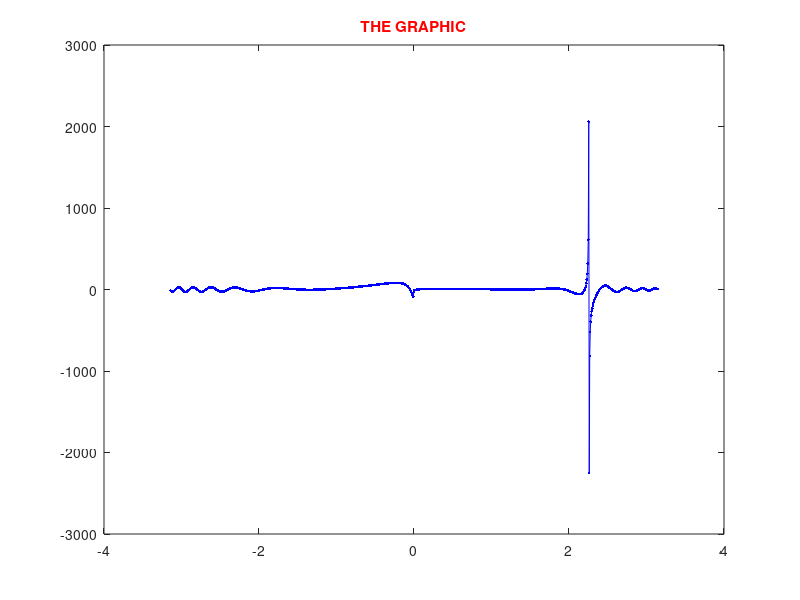

MATLAB code for this plot:
% UFUK GURBUZ. 150113058

x = linspace(-pi, pi, 1000);   % Creates points between -pi and pi 1000 times
y = 5.*cos(x.^4/3).*tan(exp((0.2).*x)).*cos(log(4.*x));   % Finds y values according to x
	
plot(x,y,'b.-');        % Plots graph x-y values
	
Text = 'THE GRAPHIC';
title(Text,'Color','r');   % Title for first graph